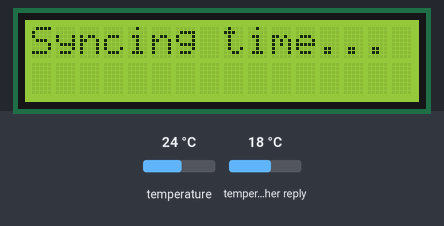
This sketch was run on a simulated ESP32. On the bench: 16×2 character LCD. The inputs (shaded band) are chosen by the test bench; at power-on: temperature 24 °C, temperature in the weather reply 18 °C. WiFi joins after 1.5 s; servers stay silent unless stated; the local clock reads 2024-03-15 10:24:30 at power-on unless the sketch sets it; web services answer with replies made up by the test bench; what the sketch prints to the serial monitor is not drawn.

Above: at 1.6 s.
At 12.3 s:
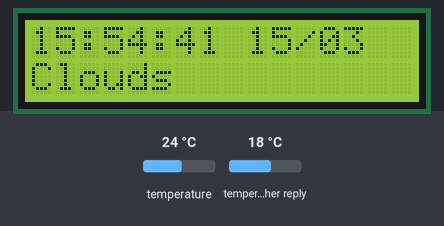
12.4 s: temperature set to 12 °C
At 17.5 s:
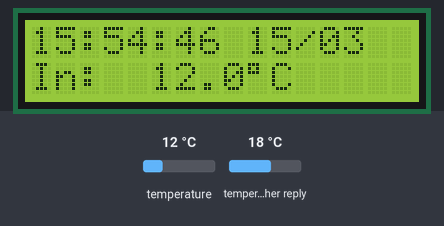
19.8 s: temperature set to 19 °C
At 22.0 s:
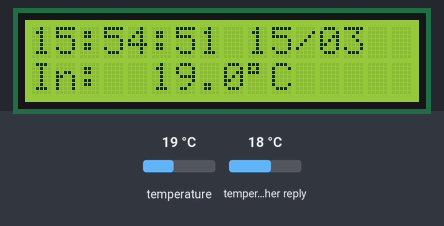
Timing chart, 0 to 23.5 s (numbered marks = the images above; inputs shaded):
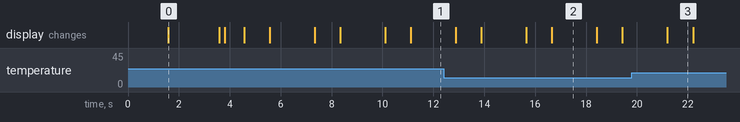

The sketch:

smart_clock.ino
```cpp
#include <LiquidCrystal.h>
#include <OneWire.h>
#include <DallasTemperature.h>
#include <WiFi.h>
#include <HTTPClient.h>
#include <ArduinoJson.h>
#include <time.h>

// ── CONFIG — fill these in ────────────────────────────
const char* ssid     = "YOUR_WIFI_NAME";
const char* password = "YOUR_WIFI_PASSWORD";
const char* apiKey   = "YOUR_OPENWEATHERMAP_API_KEY";
const char* city     = "Thane";
const char* country  = "IN";
// ─────────────────────────────────────────────────────

// LCD: RS, EN, D4, D5, D6, D7
LiquidCrystal lcd(16, 4, 19, 18, 5, 17);

// Contrast PWM
#define CONTRAST_PIN 2

// DS18B20
#define ONE_WIRE_BUS 10
OneWire oneWire(ONE_WIRE_BUS);
DallasTemperature sensors(&oneWire);

// State
float indoorTemp   = 0.0;
float outdoorTemp  = 0.0;
String weatherDesc = "---";
int displayMode    = 0;  // 0=indoor, 1=outdoor, 2=weather

unsigned long lastWeatherFetch  = 0;
unsigned long lastTempRead      = 0;
unsigned long lastDisplaySwitch = 0;

const unsigned long WEATHER_INTERVAL = 10UL * 60 * 1000;
const unsigned long TEMP_INTERVAL    = 2000;
const unsigned long DISPLAY_INTERVAL = 4000;

// IST = UTC+5:30 = 19800 seconds
const long UTC_OFFSET = 19800;

void fetchWeather() {
  if (WiFi.status() != WL_CONNECTED) return;
  HTTPClient http;
  String url = "http://api.openweathermap.org/data/2.5/weather?q="
               + String(city) + "," + String(country)
               + "&appid=" + String(apiKey)
               + "&units=metric";
  http.begin(url);
  if (http.GET() == 200) {
    StaticJsonDocument<1024> doc;
    deserializeJson(doc, http.getString());
    outdoorTemp = doc["main"]["temp"].as<float>();
    weatherDesc = doc["weather"][0]["main"].as<String>();
    if (weatherDesc.length() > 16) weatherDesc = weatherDesc.substring(0, 16);
  }
  http.end();
}

String getTimeStr() {
  time_t now = time(nullptr) + UTC_OFFSET;
  struct tm* t = gmtime(&now);
  char buf[17];
  snprintf(buf, sizeof(buf), "%02d:%02d:%02d %02d/%02d",
           t->tm_hour, t->tm_min, t->tm_sec,
           t->tm_mday, t->tm_mon + 1);
  return String(buf);
}

void updateDisplay() {
  lcd.setCursor(0, 0);
  lcd.print(getTimeStr());

  lcd.setCursor(0, 1);
  switch (displayMode) {
    case 0:
      lcd.print("In:  ");
      lcd.print(indoorTemp, 1);
      lcd.print((char)223);
      lcd.print("C       ");
      break;
    case 1:
      lcd.print("Out: ");
      lcd.print(outdoorTemp, 1);
      lcd.print((char)223);
      lcd.print("C       ");
      break;
    case 2:
      lcd.print(weatherDesc);
      lcd.print("                ");
      break;
  }
}

void setup() {
  Serial.begin(115200);

  ledcAttach(CONTRAST_PIN, 5000, 8);
  ledcWrite(CONTRAST_PIN, 120);

  lcd.begin(16, 2);
  lcd.setCursor(0, 0);
  lcd.print("Connecting WiFi");

  sensors.begin();

  WiFi.begin(ssid, password);
  while (WiFi.status() != WL_CONNECTED) {
    delay(500);
    Serial.print(".");
  }
  Serial.println("\nWiFi Connected!");

  configTime(0, 0, "pool.ntp.org", "time.nist.gov");
  lcd.clear();
  lcd.print("Syncing time...");
  delay(2000);

  lcd.clear();
  lcd.print("Fetching weather");
  fetchWeather();

  lcd.clear();
  Serial.println("Ready!");
}

void loop() {
  unsigned long now = millis();

  if (now - lastTempRead >= TEMP_INTERVAL) {
    sensors.requestTemperatures();
    float t = sensors.getTempCByIndex(0);
    if (t != -127.00) indoorTemp = t;
    lastTempRead = now;
  }

  if (now - lastWeatherFetch >= WEATHER_INTERVAL) {
    fetchWeather();
    lastWeatherFetch = now;
  }

  if (now - lastDisplaySwitch >= DISPLAY_INTERVAL) {
    displayMode = (displayMode + 1) % 3;
    lastDisplaySwitch = now;
  }

  updateDisplay();
  delay(1000);
}
```

Measured:
- what the display in image 0 shows lasts 2.0 s, from 1.6 s to 3.6 s
- what the display in image 3 shows lasts 1.0 s, from 21.2 s to 22.2 s
